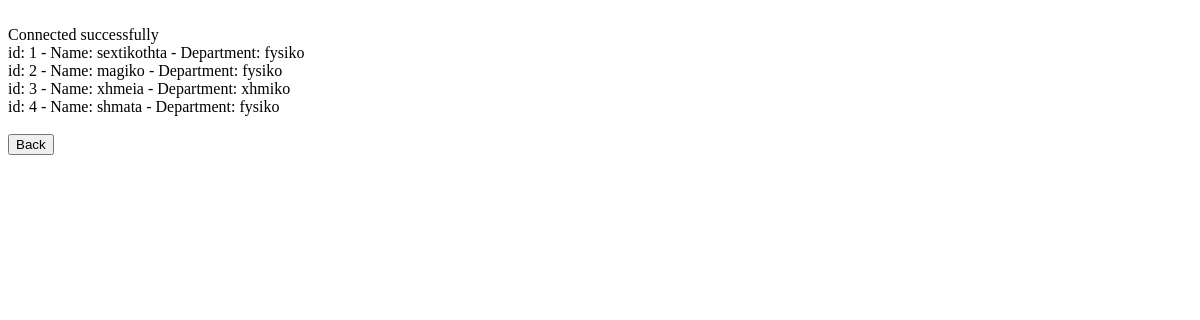
/read_program.php, run on an earlier commit of the app's database.
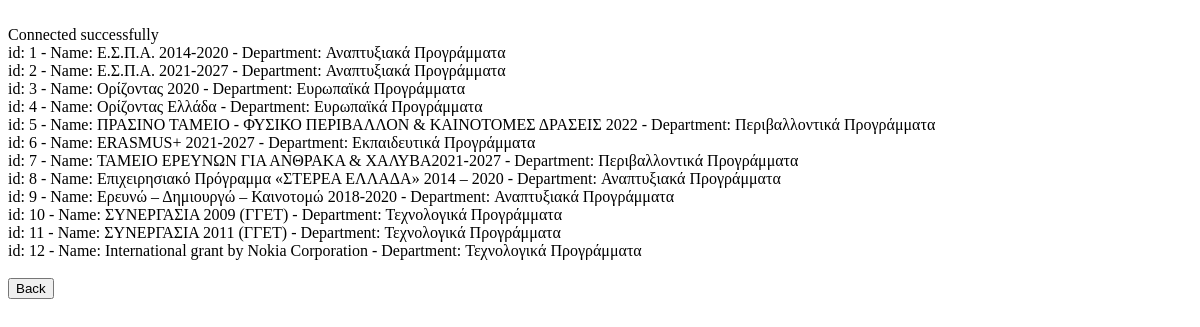
And on a later commit of the database.
### tables this page shows
CREATE TABLE program (
  program_id INT(10) UNSIGNED NOT NULL AUTO_INCREMENT,
  program_name VARCHAR(90) NOT NULL,
  department VARCHAR(90) DEFAULT NULL,
  PRIMARY KEY (program_id));

### read_program.php (the view, shortened to what this page needs)
<?php
$servername = "localhost";
$socket = 3306;
$dbname = "elidekdb";
$conn = mysqli_connect(hostname: $servername, username: "root",database: $dbname, socket: $socket);
echo "<br>", "Connected successfully", "<br>";
	$sql = "SELECT program_id, program_name, department FROM program";
	$result = mysqli_query($conn, $sql);
	if (mysqli_num_rows($result) > 0) {
	  while($row = mysqli_fetch_assoc($result)) {
		echo "id: " . $row["program_id"]. " - Name: " . $row["program_name"]. " - Department: " . $row["department"]. "<br>";
	  }
	} else {
	  echo "0 results";
	}
?>
<html>
<body>
<br>
<form method="post">
<input type="submit" name="backbutton" class="button" value="Back">
</form>
</body>
</html>

What changed in the data, as far as the page shows it:
changed program id 1: program_name "sextikothta" → "Ε.Σ.Π.Α. 2014-2020"; department "fysiko" → "Αναπτυξιακά Προγράμματα"
changed program id 2: program_name "magiko" → "Ε.Σ.Π.Α. 2021-2027"; department "fysiko" → "Αναπτυξιακά Προγράμματα"
changed program id 3: program_name "xhmeia" → "Ορίζοντας 2020"; department "xhmiko" → "Ευρωπαϊκά Προγράμματα"
changed program id 4: program_name "shmata" → "Ορίζοντας Ελλάδα"; department "fysiko" → "Ευρωπαϊκά Προγράμματα"
added program: program_id "5", program_name "ΠΡΑΣΙΝΟ ΤΑΜΕΙΟ - ΦΥΣΙΚΟ ΠΕΡΙΒΑΛΛΟΝ & ΚΑΙΝΟΤΟΜΕΣ ΔΡΑΣΕΙΣ 2022", department "Περιβαλλοντικά Προγράμματα"
added program: program_id "6", program_name "ERASMUS+ 2021-2027", department "Εκπαιδευτικά Προγράμματα"
added program: program_id "7", program_name "ΤΑΜΕΙΟ ΕΡΕΥΝΩΝ ΓΙΑ ΑΝΘΡΑΚΑ & ΧΑΛΥΒΑ2021-2027", department "Περιβαλλοντικά Προγράμματα"
added program: program_id "8", program_name "Επιχειρησιακό Πρόγραμμα «ΣΤΕΡΕΑ ΕΛΛΑΔΑ» 2014 – 2020", department "Αναπτυξιακά Προγράμματα"
added program: program_id "9", program_name "Ερευνώ – Δημιουργώ – Καινοτομώ 2018-2020", department "Αναπτυξιακά Προγράμματα"
added program: program_id "10", program_name "ΣΥΝΕΡΓΑΣΙΑ 2009 (ΓΓΕΤ)", department "Τεχνολογικά Προγράμματα"
added program: program_id "11", program_name "ΣΥΝΕΡΓΑΣΙΑ 2011 (ΓΓΕΤ)", department "Τεχνολογικά Προγράμματα"
added program: program_id "12", program_name "International grant by Nokia Corporation", department "Τεχνολογικά Προγράμματα"
